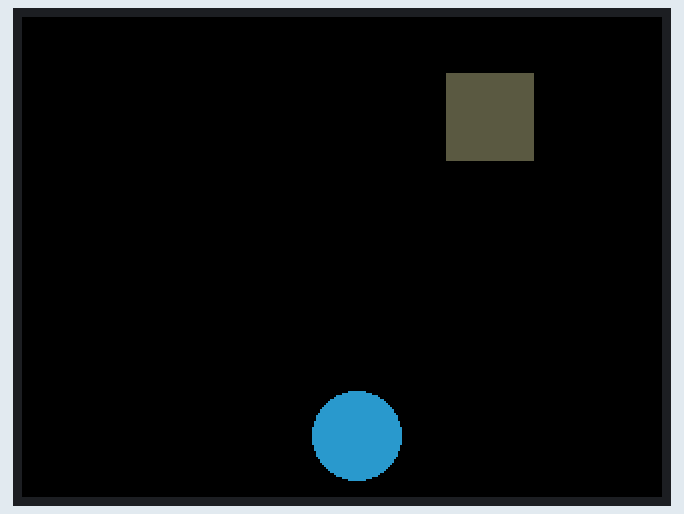
Simulated run of this program. Board: ESP32. Parts: 320×240 colour display. Random numbers use the default seed unless the program sets one.

Above: at 0.3 s.
At 1.21 s:
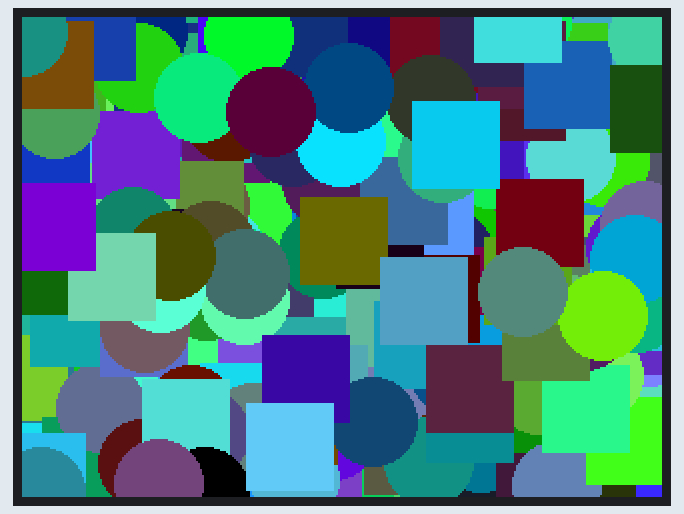
At 1.81 s:
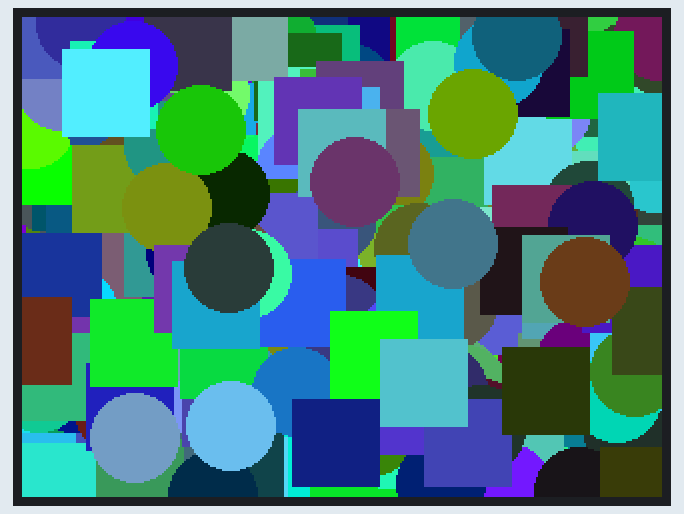
At 2.41 s:
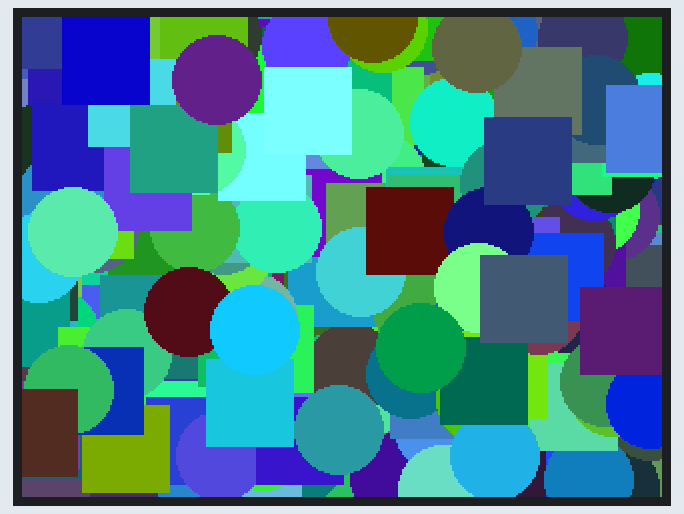
At 21.13 s:
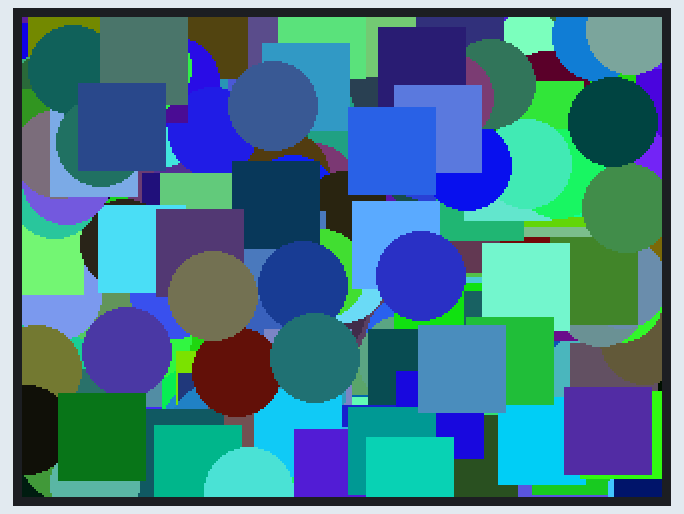
At 39.83 s:
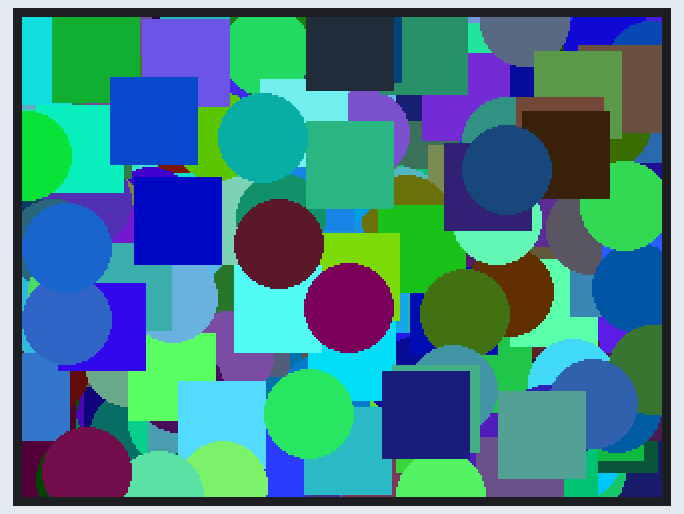

The program:

main.cpp
```cpp
#include "M5Unified.h"

void draw_function(LovyanGFX* gfx) {
  int x = rand() % gfx->width();
  int y = rand() % gfx->height();
  int r = (gfx->width() >> 4) + 2;
  uint16_t c = rand();
  gfx->fillRect(x - r, y - r, r * 2, r * 2, c);
}

void setup() {
  auto cfg = M5.config();
  M5.begin(cfg);
  int textsize = M5.Display.height() / 60;
  if (textsize == 0) {
    textsize = 1;
  }
  M5.Display.setTextSize(textsize);
}

void loop() {
  int x = rand() % M5.Display.width();
  int y = rand() % M5.Display.height();
  int r = (M5.Display.width() >> 4) + 2;
  uint16_t c = rand();
  M5.Display.fillCircle(x, y, r, c);
  draw_function(&M5.Display);
}
```
